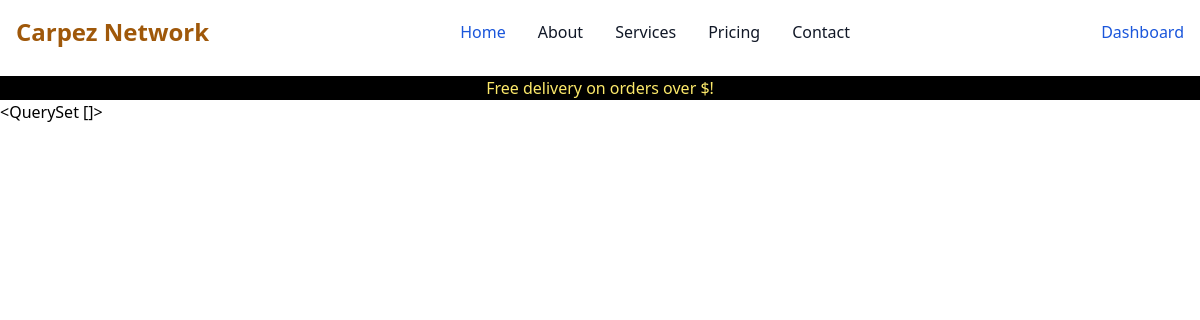
/products/, run on an earlier commit of the app's database.
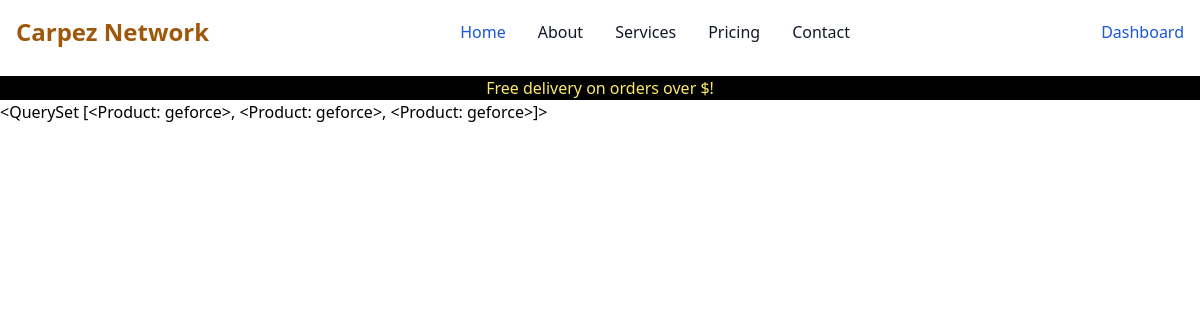
And on a later commit of the database.
### products/models.py (models this page shows)
class Product(models.Model):
    category = models.ForeignKey(
        'Category', null=True, blank=True, on_delete=models.SET_NULL
    )
    brand = models.ForeignKey(
        'Brand', null=True, blank=True, on_delete=models.SET_NULL
    )
    tags = models.ManyToManyField(Tag)
    sku = models.CharField(max_length=254, null=True, blank=True)
    name = models.CharField(max_length=254)
    description = models.TextField()
    price = models.DecimalField(max_digits=6, decimal_places=2)
    image = models.ImageField(null=True, blank=True)
    def __str__(self):
        return str(self.name)

### products/views.py (the view)
# urls.py: path('', views.get_products, name='get_products'),
def get_products(request):
    products = Product.objects.all()
    template = 'products/products.html'
    context = {
        'products': products
    }
    return render(request, template, context)

### products/templates/products/products.html
{% extends 'base.html' %}
{% block content %}
{{ products }}
{% endblock %}

### templates/base.html (shortened to what this page needs)
{% load static %}
<!doctype html>
<html lang="en">
  <head>
    {% block corecss %}
        <link rel="stylesheet" href="{% static 'css/output.css' %}">
    {% endblock %}
  </head>
  <body>
    <header class="w-full mb-0" id="topnav">
      {% include 'includes/main-nav.html' %}
      <div id="delivery-banner" class="bg-black mb-0 mt-0">
        <h4 class="logo-font text-center text-yellow-200 mt-3 mb-0">Free delivery on orders over ${{ free_delivery_treshold }}!</h4>
      </div>
    </header>
    {% block content %}
    {% endblock %}
  </body>
</html>

### templates/includes/main-nav.html (shortened to what this page needs)
<nav class="bg-white border-gray-200 dark:bg-gray-900">
    <div class="max-w-screen-xl flex flex-wrap items-center justify-between mx-auto p-4">
    <a href="{% url 'home' %}" class="text-yellow-600 flex items-center space-x-3 rtl:space-x-reverse">
        <span class="self-center text-2xl font-semibold whitespace-nowrap dark:text-white">Carpez Network</span>
    </a>
    <div class="flex items-center md:order-2 space-x-3 md:space-x-0 rtl:space-x-reverse">
        {% if user.is_authenticated %}
        <button type="button" class="flex font-medium text-yellow-700 rounded hover:bg-gray-100 md:hover:bg-transparent md:hover:text-yellow-900 md:p-0 dark:text-white md:dark:hover:text-blue-500 dark:hover:bg-gray-700 dark:hover:text-white md:dark:hover:bg-transparent dark:border-gray-700" id="user-menu-button" aria-expanded="false" data-dropdown-toggle="user-dropdown" data-dropdown-placement="bottom">
            <span>Logged in as {{ user.username }}</span>
        </button>
        <div class="z-50 hidden my-4 text-base list-none bg-white divide-y divide-gray-100 rounded-lg shadow dark:bg-gray-700 dark:divide-gray-600" id="user-dropdown">
          <ul class="py-2" aria-labelledby="user-menu-button">
            <li>
              <a href="#" class="block px-4 py-2 text-sm text-gray-700 hover:bg-gray-100 dark:hover:bg-gray-600 dark:text-gray-200 dark:hover:text-white">Dashboard</a>
            </li>
            {% if user.is_superuser %}
                <li>
                <a href="#" class="block px-4 py-2 text-sm text-gray-700 hover:bg-gray-100 dark:hover:bg-gray-600 dark:text-gray-200 dark:hover:text-white">Product Management</a>
                </li>
            {% endif %}
                <li>
                <a href="{% url 'account_logout' %}" class="block px-4 py-2 text-sm text-gray-700 hover:bg-gray-100 dark:hover:bg-gray-600 dark:text-gray-200 dark:hover:text-white">Sign out</a>
                </li>
          </ul>
        </div>
        {% else %}
        <button type="button" class="flex text-yellow-700 font-small bg-transparent rounded md:bg-transparent md:text-blue-700 md:p-0 md:dark:text-blue-500" aria-expanded="false" data-dropdown-toggle="user-dropdown" data-dropdown-placement="bottom">
            <span>Dashboard</span>
        </button>
        {% endif %}
    </div>
    <div class="items-center justify-between hidden w-full md:flex md:w-auto md:order-1" id="navbar-user">
      <ul class="flex flex-col font-medium p-4 md:p-0 mt-4 border border-gray-100 rounded-lg bg-gray-50 md:space-x-8 rtl:space-x-reverse md:flex-row md:mt-0 md:border-0 md:bg-white dark:bg-gray-800 md:dark:bg-gray-900 dark:border-gray-700">
        <li>
          <a href="#" class="block py-2 px-3 text-white bg-blue-700 rounded md:bg-transparent md:text-blue-700 md:p-0 md:dark:text-blue-500" aria-current="page">Home</a>
        </li>
        <li>
          <a href="#" class="block py-2 px-3 text-gray-900 rounded hover:bg-gray-100 md:hover:bg-transparent md:hover:text-blue-700 md:p-0 dark:text-white md:dark:hover:text-blue-500 dark:hover:bg-gray-700 dark:hover:text-white md:dark:hover:bg-transparent dark:border-gray-700">About</a>
        </li>
        <li>
          <a href="#" class="block py-2 px-3 text-gray-900 rounded hover:bg-gray-100 md:hover:bg-transparent md:hover:text-blue-700 md:p-0 dark:text-white md:dark:hover:text-blue-500 dark:hover:bg-gray-700 dark:hover:text-white md:dark:hover:bg-transparent dark:border-gray-700">Services</a>
        </li>
        <li>
          <a href="#" class="block py-2 px-3 text-gray-900 rounded hover:bg-gray-100 md:hover:bg-transparent md:hover:text-blue-700 md:p-0 dark:text-white md:dark:hover:text-blue-500 dark:hover:bg-gray-700 dark:hover:text-white md:dark:hover:bg-transparent dark:border-gray-700">Pricing</a>
        </li>
        <li>
          <a href="#" class="block py-2 px-3 text-gray-900 rounded hover:bg-gray-100 md:hover:bg-transparent md:hover:text-blue-700 md:p-0 dark:text-white md:dark:hover:text-blue-500 dark:hover:bg-gray-700 dark:hover:text-white md:dark:hover:bg-transparent dark:border-gray-700">Contact</a>
        </li>
      </ul>
    </div>
    </div>
  </nav>

What changed in the data, as far as the page shows it:
added Product: name.name "<QuerySet [<Product: geforce>, <Product: geforce>, <Product: geforce>]>"
Also different on the page:
{{ products }}: "<QuerySet []>" → (not shown)
